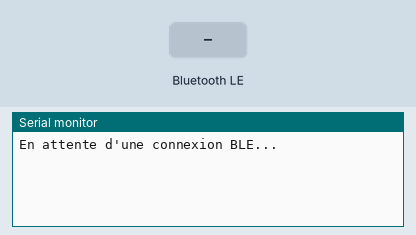
Recording of a sketch running on a simulated ESP32. Shown: the last lines printed to the serial monitor. The test bench sets the inputs (shaded band). Nothing arrives over Bluetooth unless stated; a phone connects over Bluetooth LE 3 s after start.

Above: at 1.2 s.
1.3 s: Bluetooth LE write "1" received
At 2.5 s:
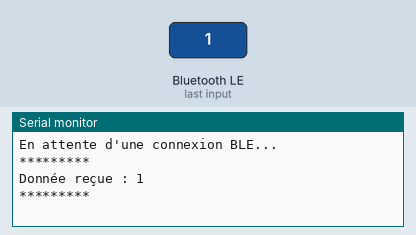
2.8 s: Bluetooth LE write "0" received
At 2.98 s:
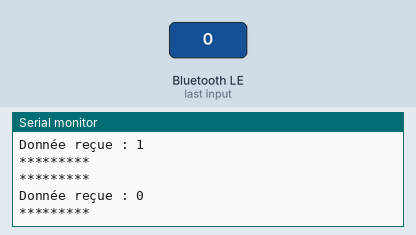
4.5 s: Bluetooth LE write "2" received
Timing chart, 0 to 7.5 s (numbered marks = the images above; inputs shaded):
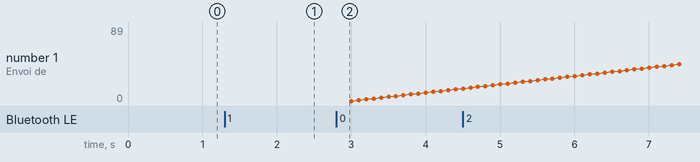

Measured:
- after the input at 1.3 s, the serial monitor: prints a new line after 0.05 s (image 1)
- after the input at 2.8 s, the serial monitor: prints a new line after 0.05 s (image 2)

The sketch:

client.ino
```cpp
#include <BLEDevice.h>
#include <BLEServer.h>
#include <BLEUtils.h>
#include <BLE2902.h>
#include <string>

BLEServer *pServer = NULL;
BLECharacteristic *pTxCharacteristic;
bool deviceConnected = false;
bool oldDeviceConnected = false;
uint8_t txValue = 0;

// UUIDs du service et des caractéristiques
#define SERVICE_UUID           "6E400001-B5A3-F393-E0A9-E50E24DCCA9E"
#define CHARACTERISTIC_UUID_RX "6E400002-B5A3-F393-E0A9-E50E24DCCA9E"
#define CHARACTERISTIC_UUID_TX "6E400003-B5A3-F393-E0A9-E50E24DCCA9E"

// Gestion de la connexion BLE
class MyServerCallbacks: public BLEServerCallbacks {
    void onConnect(BLEServer* pServer) {
        deviceConnected = true;
        Serial.println("Client BLE connecté !");
    }

    void onDisconnect(BLEServer* pServer) {
        deviceConnected = false;
        Serial.println("Client BLE déconnecté !");
    }
};

// Gestion des données reçues
class MyCallbacks: public BLECharacteristicCallbacks {
    void onWrite(BLECharacteristic *pCharacteristic) {
        //std::string rxValue = pCharacteristic->getValue();
        String rxValue = pCharacteristic->getValue();  // Utilisation de String d'Arduino


        if (rxValue.length() > 0) {
            Serial.println("*********");
            Serial.print("Donnée reçue : ");
            for (int i = 0; i < rxValue.length(); i++) {
                Serial.print(rxValue[i]);
            }
            Serial.println();
            Serial.println("*********");
        }
    }
};

void setup() {
    Serial.begin(115200);

    // Initialisation du périphérique BLE
    BLEDevice::init("UART Service For ESP32");

    // Création du serveur BLE
    pServer = BLEDevice::createServer();
    pServer->setCallbacks(new MyServerCallbacks());

    // Création du service BLE
    BLEService *pService = pServer->createService(SERVICE_UUID);

    // Création des caractéristiques BLE
    pTxCharacteristic = pService->createCharacteristic(
                            CHARACTERISTIC_UUID_TX,
                            BLECharacteristic::PROPERTY_NOTIFY
                        );
    pTxCharacteristic->addDescriptor(new BLE2902());

    BLECharacteristic *pRxCharacteristic = pService->createCharacteristic(
                                               CHARACTERISTIC_UUID_RX,
                                               BLECharacteristic::PROPERTY_WRITE
                                           );
    pRxCharacteristic->setCallbacks(new MyCallbacks());

    // Démarrage du service et publicité BLE
    pService->start();
    pServer->getAdvertising()->start();
    Serial.println("En attente d'une connexion BLE...");
}

void loop() {
    if (deviceConnected) {
        pTxCharacteristic->setValue(&txValue, 1);
        pTxCharacteristic->notify();
        Serial.print("Envoi de : ");
        Serial.println(txValue);
        txValue++;
        delay(100); // Réduire la fréquence pour éviter la surcharge
    }

    // Gestion de la reconnexion
    if (!deviceConnected && oldDeviceConnected) {
        delay(500);
        pServer->startAdvertising();
        Serial.println("Reconnexion en cours...");
        oldDeviceConnected = deviceConnected;
    }

    // Gestion de la connexion
    if (deviceConnected && !oldDeviceConnected) {
        Serial.println("Connexion établie !");
        oldDeviceConnected = deviceConnected;
    }
}
```
